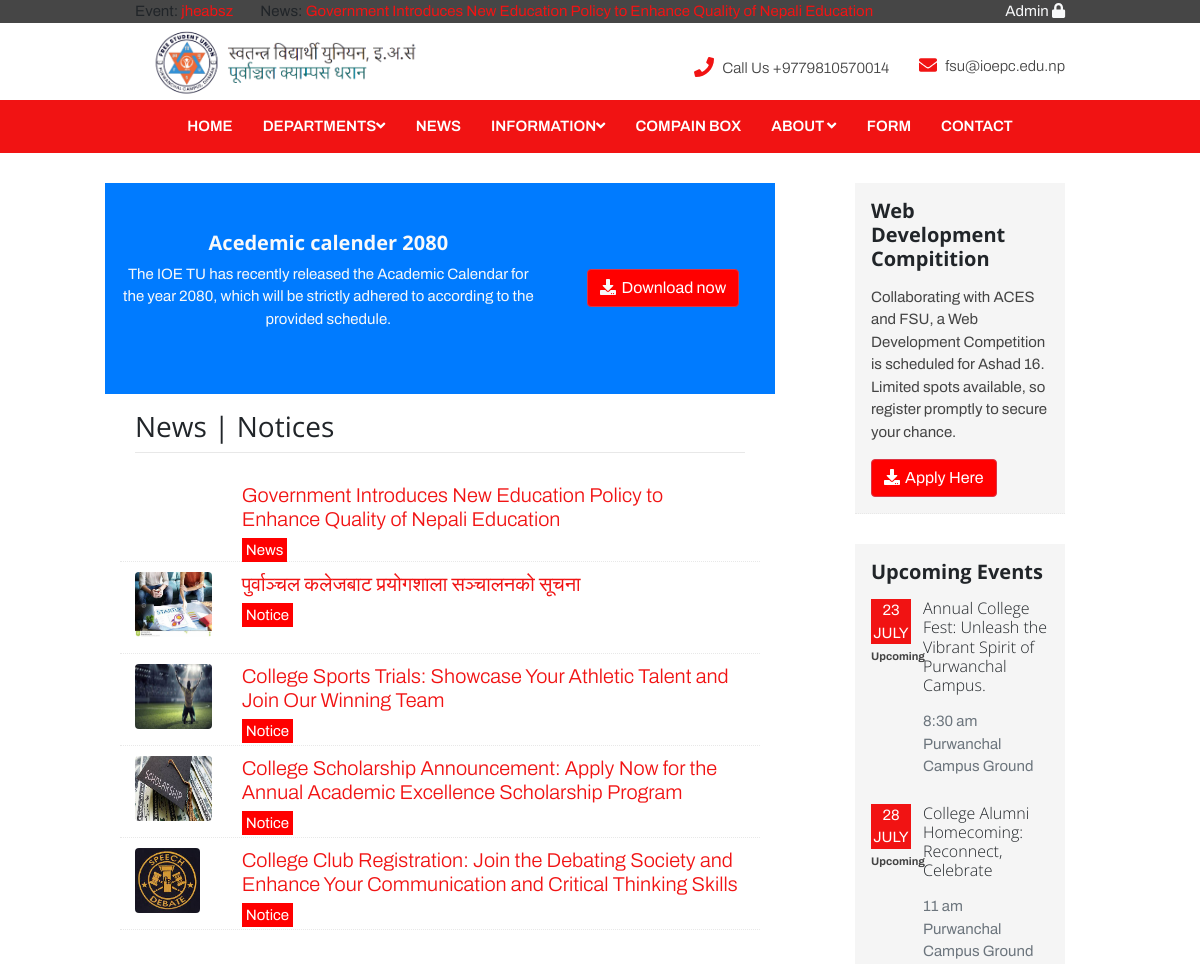
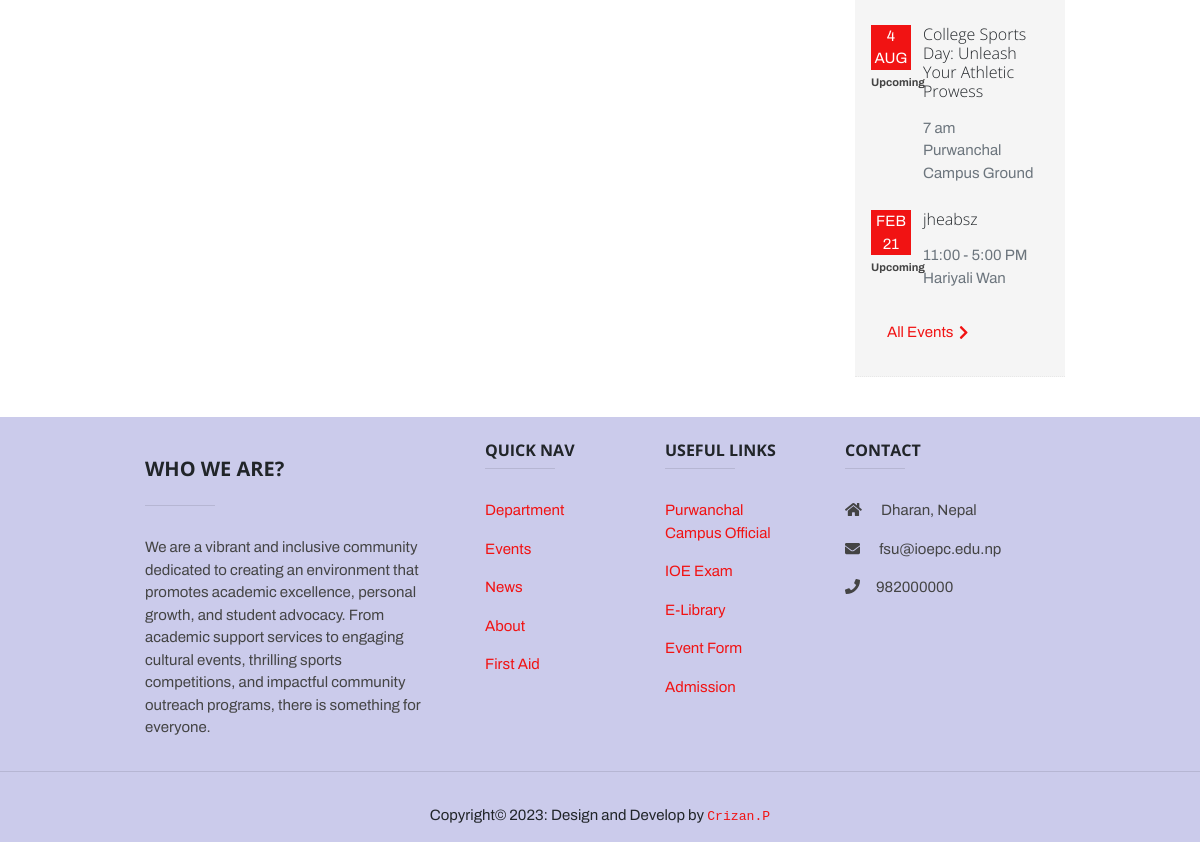
Page /news.php on the committed database (2 pictures, top to bottom).
### tables this page shows
CREATE TABLE `news_post` (
  `id` int(100) NOT NULL,
  `admin` varchar(100) NOT NULL,
  `datetime` varchar(100) NOT NULL,
  `category` varchar(100) NOT NULL,
  `title` varchar(1000) NOT NULL,
  `image` varchar(100) NOT NULL,
  `post` varchar(10000) NOT NULL,
  `summary` varchar(1000) NOT NULL
);

CREATE TABLE `event_post` (
  `id` int(100) NOT NULL,
  `datetime` varchar(100) NOT NULL,
  `admin` varchar(100) NOT NULL,
  `title` varchar(100) NOT NULL,
  `date` varchar(100) NOT NULL,
  `time` varchar(100) NOT NULL,
  `location` varchar(100) NOT NULL,
  `description` varchar(10000) NOT NULL,
  `type` varchar(100) NOT NULL
);

### news.php (the view, shortened to what this page needs)
<!DOCTYPE html>
<html lang="en">
<head>
    <link rel="stylesheet" href="assets/plugins/bootstrap/css/bootstrap.min.css">
    <link rel="stylesheet" href="assets/plugins/flexslider/flexslider.css">
    <link rel="stylesheet" href="assets/css/style.css">
    <link rel="stylesheet" href="assets/css/basic.css">
</head>
<body class="home-page">
    <div class="wrapper">
        <?php
        require_once("includes/nav_main.php");
        ?>
        <div class="content container">
            <div class="page-wrapper">
                <div class="page-content">
                    <div class="row page-row">
                        <div class="news-wrapper col-lg-8">
                            <div class="row">
                                <div class="row bg-primary">
                                    <div class="col-md-8 first-column text-light py-5 my-auto ">
                                        <h3 class="text-light text-center font-weight-bold">Acedemic calender 2080</h3>
                                        <p class="text-light text-center">
                                            The IOE TU has recently released the Academic Calendar for the year 2080,
                                            which will be strictly adhered to according to the provided schedule.
                                        </p>
                                    </div>
                                    <div class="col-md-4 second-column text-light my-auto ">
                                        <p class="text-light text-center" style="margin-top: 15px">
                                            <a class="btn btn-danger rounded my-0" href="#"
                                                style="background-color:red"><i
                                                    class="fas fa-download text-light"></i>Download now</a>
                                        </p>
                                    </div>
                                </div>
                            </div>
                            <header class="page-heading clearfix">
                                <h1 class="heading-title float-left pt-3">News | Notices</h1>
                            </header>
                            <?php
                            global $ConnectingDb;
                            $sql = "SELECT * FROM news_post ORDER BY id desc LIMIT 0,5";
                            $stmt = $ConnectingDb->query($sql);
                            while ($DataRows = $stmt->fetch()) {
                                $Id = $DataRows['id'];
                                $Title = $DataRows['title'];
                                $Image = $DataRows['image'];
                                $Category = $DataRows['category'];
                                ?>
                                <article class="news-item page-row has-divider clearfix row">
                                    <figure class="thumb col-lg-2 col-md-3 col-4">
                                        <img class="img-fluid rounded" src="admin/uploads/<?php echo $Image; ?>"
                                            style="height:65px" alt="" />
                                    </figure>
                                    <div class="details col-lg-10 col-md-9 col-8">
                                        <h3 class="title text-dark  mb-2"><a href="news-post.php?id=<?php echo $Id ?>">
                                                <?php
                                                echo $Title; ?>
                                            </a></h3>
                                        <span style="background-color:red;color:white;padding:4px">
                                            <?php echo $Category; ?>
                                        </span>
                                    </div>
                                </article>
                            <?php } ?>
                        </div>
                        <aside class="page-sidebar  col-lg-3 offset-lg-1 col-md-4 offset-md-1">
                            <section class="widget p-3 has-divider">
                                <h3 class="title font-weight-bold blink_me">Web Development Compitition</h3>
                                <p>Collaborating with ACES and FSU, a Web Development Competition is scheduled for Ashad
                                    16. Limited spots available, so register promptly to secure your chance.
                                </p>
                                <a class="btn btn-danger rounded" href="registration.php"
                                    style="background-color:red"><i class="fas fa-download"></i>Apply Here</a>
                            </section>
                            <section class="widget has-divider p-3">
                                <h3 class="title font-weight-bold">Upcoming Events</h3>
                                <?php
                                global $ConnectingDb;
                                $sql = "SELECT * FROM event_post ORDER BY type desc LIMIT 0,4";
                                $stmt = $ConnectingDb->query($sql);
                                while ($DataRows = $stmt->fetch()) {
                                    $Title = $DataRows['title'];
                                    $Date = $DataRows['date'];
                                    $Time = $DataRows['time'];
                                    $Location = $DataRows['location'];
                                    $Type = $DataRows['type'];
                                    ?>
                                    <article class="events-item row page-row">
                                        <div class="date-label-wrapper col-lg-3 col-4">
                                            <p class="date-label rounded">
                                                <span class="month">
                                                    <?php echo $Date ?>
                                                </span>
                                                <span class="day font-weight-bold" style="font-size:11px">
                                                    <?php echo $Type ?>
                                                </span>
                                            </p>
                                        </div>
                                        <div class="details col-lg-9 col-8">
                                            <h5 class="title">
                                                <?php echo $Title ?>
                                            </h5>
                                            <p class="time text-muted">
                                                <?php echo $Time ?><br />
                                                <?php echo $Location ?>
                                            </p>
                                        </div>
                                    </article>
                                <?php } ?>
                                <a class="read-more m-3" href="events.php">All Events<i
                                        class="fas fa-chevron-right"></i></a>
                            </section>
                        </aside>
                    </div>
                </div>
            </div>
        </div>
    </div>
    <?php
    require_once("includes/footer_main.php");
    ?>

### assets/css/style.css (style rules this page uses)
.blink_me { animation: blinker 1s linear infinite; }
.wrapper { min-height: 100%; margin-bottom: -344px; }
.wrapper:after { content: ""; display: block; height: 344px; }
.date-label { background: #f5f5f5; display: inline-block; width: 40px; height: 50px; text-align: center; font-size: 15px; }
.date-label .month { background: #f11313; color: #fff; display: block; font-size: 15px; text-transform: uppercase; }
.home-page section { background: #f5f5f5; overflow: hidden; margin-bottom: 30px; }
@media (min-width: 768px) { .wrapper { min-height: inherit; margin-bottom: 0; } }
@media (min-width: 768px) { .wrapper:after { content: none; } }
@media (min-width: 992px) { html, body { height: 100%; } }
@media (min-width: 992px) { body { font-size: 15px; } }

### assets/css/basic.css (style rules this page uses)
* { font-family: 'Archivo', sans-serif; }
h1, h2, h3, h4, h5, h6 { font-family: "open sans", arial, sans-serif; font-weight: 300; }
p { color: #444; font-size: 15px; }
a { color: #f11313; transition: all 0.4s ease-in-out; }
.btn { transition: all 0.4s ease-in-out; border-radius: 0; box-shadow: none; }
.btn .svg-inline--fa { color: #f11313; margin-right: 5px; }
.read-more { transition: all 0.4s ease-in-out; font-size: 15px; display: block; }
.read-more .svg-inline--fa { position: relative; top: 1px; margin-left: 5px; }
.page-wrapper .page-heading { margin-bottom: 30px; border-bottom: 1px solid #e8e8e8; }
.page-wrapper .page-heading h1.heading-title { margin-top: 0; display: inline-block; font-size: 28px; }
.page-wrapper .page-content h1 { font-size: 26px; font-weight: normal; }
.page-wrapper .page-content h3 { font-size: 20px; font-weight: normal; }
.page-wrapper .page-content h5 { font-size: 16px; font-weight: normal; }
.page-wrapper .page-content .title { margin-top: 0; margin-bottom: 15px; font-weight: 300; }
.page-wrapper .page-content .page-row { margin-bottom: 10px; }
.page-wrapper .page-content .has-divider { border-bottom: 1px dotted #e8e8e8; padding-bottom: 0px; }
.page-wrapper .page-sidebar h3.title { margin-top: 0; margin-bottom: 15px; font-size: 20px; }
.page-wrapper .page-sidebar .widget { margin-bottom: 30px; padding-bottom: 15px; }
.page-wrapper .page-sidebar .widget.has-divider { border-bottom: 1px dotted #e8e8e8; }
.page-wrapper .page-sidebar .widget .svg-inline--fa { margin-right: 5px; color: #f11313; }
.page-wrapper .page-sidebar .widget .btn .svg-inline--fa { color: #fff; }

### rows in the picture
news_post: title "Government Introduces New Education Policy to Enhance Quality of Nepali Education", category "News"
news_post: image (picture), title "पुर्वाञ्चल कलेजबाट प्रयोगशाला सञ्चालनको सूचना", category "Notice"
news_post: image (picture), title "College Sports Trials: Showcase Your Athletic Talent and Join Our Winning Team", category "Notice"
news_post: image (picture), title "College Scholarship Announcement: Apply Now for the Annual Academic Excellence Scholarship Program", category "Notice"
news_post: image (picture), title "College Club Registration: Join the Debating Society and Enhance Your Communication and Critical Thinking Skills", category "Notice"
event_post: date "23 JULY", type "Upcoming", title "Annual College Fest: Unleash the Vibrant Spirit of Purwanchal Campus.", time "8:30 am", location "Purwanchal Campus Ground"
event_post: date "28 JULY", type "Upcoming", title "College Alumni Homecoming: Reconnect, Celebrate", time "11 am", location "Purwanchal Campus Ground"
event_post: date "4 AUG", type "Upcoming", title "College Sports Day: Unleash Your Athletic Prowess", time "7 am", location "Purwanchal Campus Ground"
event_post: date "FEB 21", type "Upcoming", title "jheabsz", time "11:00 - 5:00 PM", location "Hariyali Wan"
